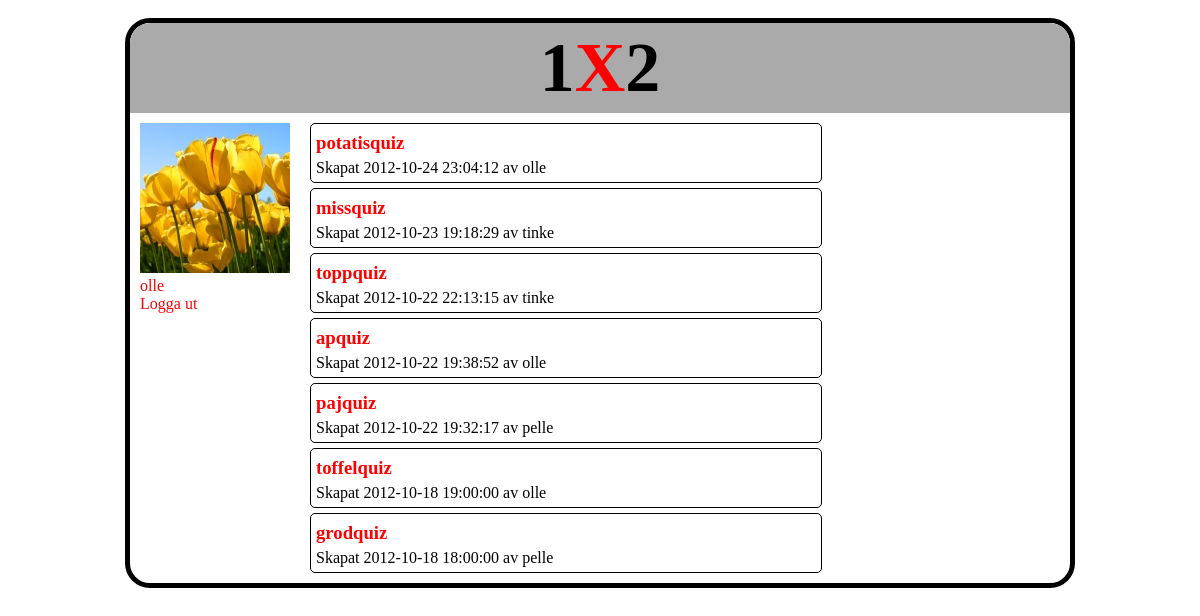
/main.php (signed in), run on the app's committed database.
### tables this page shows
CREATE TABLE IF NOT EXISTS `image` (
  `imageID` int(11) NOT NULL AUTO_INCREMENT,
  `imageSource` varchar(50) NOT NULL,
  `thumbSource` varchar(50) NOT NULL,
  `userID` int(11) NOT NULL,
  PRIMARY KEY (`imageID`),
  KEY `userID` (`userID`)
);

CREATE TABLE IF NOT EXISTS `quiz` (
  `quizID` int(11) NOT NULL AUTO_INCREMENT,
  `quizName` varchar(20) NOT NULL,
  `created` datetime NOT NULL,
  `userID` int(11) NOT NULL,
  `description` varchar(100) NOT NULL,
  PRIMARY KEY (`quizID`),
  KEY `userID` (`userID`)
);

CREATE TABLE IF NOT EXISTS `user` (
  `userID` int(11) NOT NULL AUTO_INCREMENT,
  `userName` varchar(20) NOT NULL,
  `password` char(128) NOT NULL,
  `joined` date NOT NULL,
  `admin` tinyint(1) NOT NULL,
  PRIMARY KEY (`userID`)
);

### main.php (the view, shortened to what this page needs)
<?php
require_once("functions.php");
$dbConn = mysqli_connect($host, $user, $password, $db);
?>
<!doctype html>
<html>
<head>
<link href="style.css" rel="stylesheet" type="text/css">
</head>
<body>
<div id="wrap">
	<div id="header">
		<h1>1<a href="main.php">X</a>2</h1>
	</div>
	<div id="profcolumn">
<?php
		if(isset($_SESSION['userName']))
		{
			$userID = $_SESSION['userID'];
			$userName = $_SESSION['userName'];
			$getImagesql = "SELECT userID, thumbSource FROM image
			WHERE userID = $userID";
			$res = mysqli_query($dbConn, $getImagesql);
			$row = mysqli_fetch_assoc($res);
			if($row['thumbSource'] != NULL)
			{
				$thumb = $row['thumbSource'];
				echo "<img src='".$thumb."'><br>";
			}
			else
			{
				echo "<img src='images/default.png'>";			}
			echo "<a href='profile.php?userID=".$userID."&order=default'>".$userName."</a><br>";
		}
?>
	</div>
	<div id="content">
<?php
		$sql = "SELECT * FROM quiz
		INNER JOIN user
		ON quiz.userID = user.userID
		ORDER BY created DESC";
		$res = mysqli_query($dbConn, $sql);
		while ($row = mysqli_fetch_assoc($res))
		{
			echo "<div class='box'>";
			echo "<h3><a href='quiz.php?quizID=".$row['quizID']."'>".$row['quizName']."</a></h3>";
			echo "Skapat ".$row['created']." av ".$row['userName']."<br>";
			echo "</div>";
		}
?>
	</div>
</div>
</body>
</html>

### style.css (style rules this page uses)
body { font-family: verdana; padding: 10px; }
#wrap { width: 940px; margin: auto; border: 5px black solid; border-radius: 25px; padding: 0; overflow: auto; }
.box { border: 1px black solid; border-radius: 5px; margin: 5px 0; padding: 5px; width: 500px; }
h1 { margin: 0; font-size: 70px; }
#header { background-color: #aaa; text-align: center; height: 90px; line-height: 90px; border-top-left-radius: 20px; border-top-right-radius: 20px; }
#profcolumn { float: left; width: 160px; height: auto; padding: 10px; overflow: auto; }
#content { float: left; padding: 5px 0; margin: 0; }
h3 { margin-top: 3px; margin-bottom: 5px; margin-left: 0; margin-right: 0; }
a { color: red; text-decoration: none; }

### main.php (style rules this page uses)
body { font-family: verdana; }

### data on the page
image: thumbSource (picture)
quiz: quizName "potatisquiz", created "2012-10-24 23:04:12", userID.userName "olle"
quiz: quizName "missquiz", created "2012-10-23 19:18:29", userID.userName "tinke"
quiz: quizName "toppquiz", created "2012-10-22 22:13:15", userID.userName "tinke"
quiz: quizName "apquiz", created "2012-10-22 19:38:52", userID.userName "olle"
quiz: quizName "pajquiz", created "2012-10-22 19:32:17", userID.userName "pelle"
quiz: quizName "toffelquiz", created "2012-10-18 19:00:00", userID.userName "olle"
quiz: quizName "grodquiz", created "2012-10-18 18:00:00", userID.userName "pelle"

### other printed values
$userName "olle"
